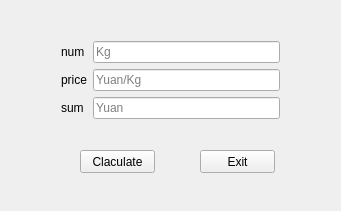
<?xml version="1.0" encoding="UTF-8"?>
<ui version="4.0">
 <class>Widget</class>
 <widget class="QWidget" name="Widget">
  <property name="geometry">
   <rect>
    <x>0</x>
    <y>0</y>
    <width>341</width>
    <height>211</height>
   </rect>
  </property>
  <property name="windowTitle">
   <string>Widget</string>
  </property>
  <widget class="QWidget" name="horizontalLayoutWidget">
   <property name="geometry">
    <rect>
     <x>50</x>
     <y>30</y>
     <width>241</width>
     <height>101</height>
    </rect>
   </property>
   <layout class="QGridLayout" name="gridLayout">
    <item row="0" column="0">
     <widget class="QLabel" name="lable_num">
      <property name="text">
       <string>num</string>
      </property>
     </widget>
    </item>
    <item row="0" column="1">
     <widget class="QLineEdit" name="Edit_num">
      <property name="placeholderText">
       <string>Kg</string>
      </property>
     </widget>
    </item>
    <item row="1" column="0">
     <widget class="QLabel" name="lable_price">
      <property name="text">
       <string>price</string>
      </property>
     </widget>
    </item>
    <item row="1" column="1">
     <widget class="QLineEdit" name="Edit_price">
      <property name="placeholderText">
       <string>Yuan/Kg</string>
      </property>
     </widget>
    </item>
    <item row="2" column="0">
     <widget class="QLabel" name="label">
      <property name="text">
       <string>sum</string>
      </property>
     </widget>
    </item>
    <item row="2" column="1">
     <widget class="QLineEdit" name="Edit_sum">
      <property name="placeholderText">
       <string>Yuan</string>
      </property>
     </widget>
    </item>
   </layout>
  </widget>
  <widget class="QPushButton" name="Btn_Cal">
   <property name="geometry">
    <rect>
     <x>80</x>
     <y>150</y>
     <width>75</width>
     <height>23</height>
    </rect>
   </property>
   <property name="text">
    <string>Claculate</string>
   </property>
  </widget>
  <widget class="QPushButton" name="Btn_Exit">
   <property name="geometry">
    <rect>
     <x>200</x>
     <y>150</y>
     <width>75</width>
     <height>23</height>
    </rect>
   </property>
   <property name="text">
    <string>Exit</string>
   </property>
  </widget>
 </widget>
 <layoutdefault spacing="6" margin="11"/>
 <resources/>
 <connections>
  <connection>
   <sender>Btn_Exit</sender>
   <signal>clicked()</signal>
   <receiver>Widget</receiver>
   <slot>close()</slot>
   <hints>
    <hint type="sourcelabel">
     <x>291</x>
     <y>193</y>
    </hint>
    <hint type="destinationlabel">
     <x>337</x>
     <y>226</y>
    </hint>
   </hints>
  </connection>
 </connections>
</ui>
